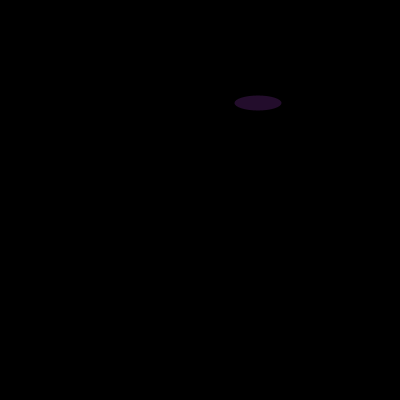
Frame 1 (no input)
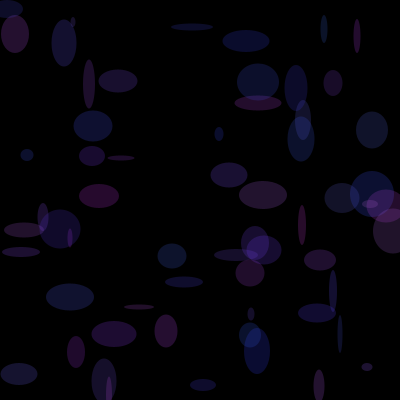
Frame 60 (the mouse pressed at the canvas centre just before this capture)
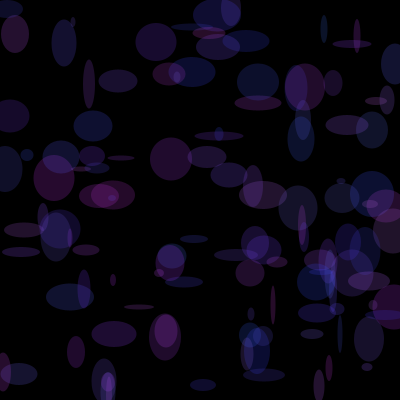
Frame 120 (the mouse held since frame 60 and released just before this capture)

The Processing sketch that drew these frames (run headless with seeded random() and noise(); from frame 60 on, the mouse is pressed at the canvas centre):

// Processing sketch: processing_183333
// ── processing_183333.pde

int myX;
int myY;
int myW;
int myH;
int myR;
int myG;
int myB;

void setup()
{
  size(400, 400);
  background(0);
}

void draw()
{
//random position
  myX = int(random(0,width));
  myY = int(random(0, height));
  //random dimension
  myW = int(random(5, 50));
  myH = int(random(5, 50));
  //random colour
  myR = int(random(50, 200));
  myG = int(random(50, 100));
  myB = int(random(200, 255));

 
  
  noStroke();
  fill(myR, myG, myB, 50);
  ellipseMode(CENTER);
  ellipse(myX, myY, myW, myH);
}

void mouseDragged()
{
// code that happens when the mouse moves
// with the button down
}

void mousePressed()
{

  
  // code that happens when the mouse button
  // is pressed
  println(frameCount);
  
  

}

void mouseReleased()
{
// code that happens when the mouse button
// is released
}
